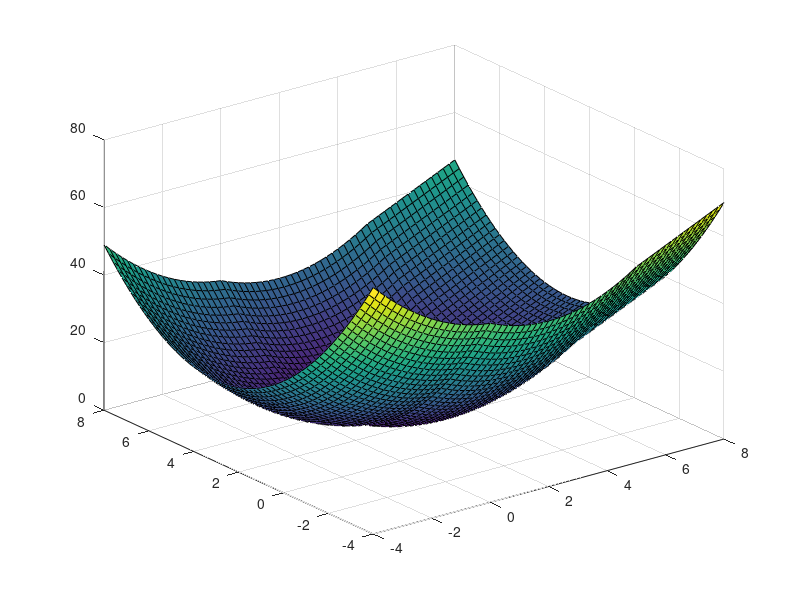

Recreate this plot in MATLAB. (Note: this script raises an error after producing the figure.)
[x,y] = meshgrid(-4:0.2:8,-4:0.2:8);
z = -(x.^2 - 4*x+13+y.^2-6*y);


for i= 1:size(z,1)
    for j = 1:size(z,2)
        
        if (x(i,j)<0)
            z(i,j) = x(i,j)^2-x(i,j)+y(i,j)^2-6*y(i,j)+13;
        else
            if (x(i,j)<5)
                z(i,j) = x(i,j)^2-4*x(i,j)+y(i,j)^2-6*y(i,j)+13;
            else
                z(i,j) = 4*x(i,j)-2+y(i,j)^2-6*y(i,j);
            end            
        end                      
    end
end
h = surf(x,y,z)
rotate3d on
z_1 = x_1;
for i=1:size(x_1,1)
    if (x_1(i,:)<0)
            z_1(i,:) = x_1(i,:)^2-x_1(i,:)+x_2(i,:)^2-6*x_2(i,:)+13-0.7;
    else
        if (x_1(i,:)<5)
           z_1(i,:) = x_1(i,:)^2-4*x_1(i,:)+x_2(i,:)^2-6*x_2(i,:)+13-0.7;
        else
            z_1(i,:) = 4*x_1(i,:)-2+x_2(i,:)^2-6*x_2(i,:)-0.7;
        end            
    end    
end

line(x_1,x_2,z_1,'Color','yellow','LineWidth',2);
%line(x(:,31),y(:,31),-z(:,31),'Color','red','LineWidth',2);